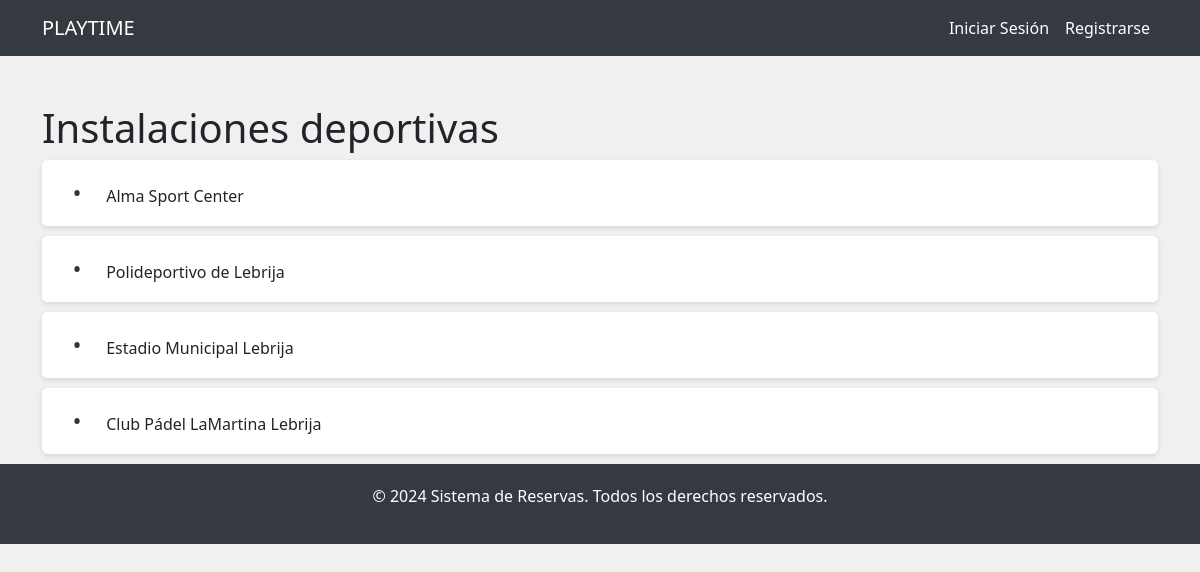
Page /disponible_instalaciones/ on the committed database.
### Aplicacion1/models.py (models this page shows, shortened)
class Instalacion(models.Model):
    nombre = models.CharField(max_length=100)
    direccion = models.CharField(max_length=255)
    telefono = models.CharField(max_length=15)
    horario_apertura = models.TimeField()
    horario_cierre = models.TimeField()
    descripcion = models.TextField(blank=True, null=True)  # La descripción puede ser nula

### Aplicacion1/views.py (the view)
# urls.py: path('disponible_instalaciones/', views.disponible_instalaciones, name='disponible_instalaciones'),
def disponible_instalaciones(request):
    instalaciones = Instalacion.objects.all()
    return render(request, 'disponible_instalaciones.html', {'instalaciones': instalaciones})

### Aplicacion1/templates/disponible_instalaciones.html (shortened to what this page needs)
<!DOCTYPE html>
<html lang="es">
<head>
   <link href="https://cdn.jsdelivr.net/npm/bootstrap@5.3.0-alpha1/dist/css/bootstrap.min.css" rel="stylesheet">
<body>
    <nav class="navbar navbar-expand-lg navbar-dark">
        <div class="container">
            <a class="navbar-brand" href="{% url 'index' %}">PLAYTIME</a>
            <div class="collapse navbar-collapse" id="navbarNav">
                <ul class="navbar-nav ms-auto">
                    {% if user.is_authenticated %}
                        <li class="nav-item dropdown">
                            <a class="nav-link dropdown-toggle d-flex align-items-center" href="#" id="userDropdown" role="button" data-bs-toggle="dropdown" aria-expanded="false">
                                <div class="avatar bg-primary text-white rounded-circle d-flex align-items-center justify-content-center me-2" style="width: 40px; height: 40px;">
                                    {{ user.first_name|default:user.username|first|upper }}
                                </div>
                                {{ user.first_name|default:user.username }}
                            </a>
                            <ul class="dropdown-menu dropdown-menu-end" aria-labelledby="userDropdown">
                                <li>
                                    <form action="{% url 'logout' %}" method="post" style="display:inline;">
                                        {% csrf_token %}
                                        <button type="submit" class="dropdown-item">Cerrar sesión</button>
                                    </form>
                                </li>
                            </ul>
                        </li>
                    {% else %}
                        <li class="nav-item">
                            <a class="nav-link" href="{% url 'login' %}">Iniciar Sesión</a>
                        </li>
                        <li class="nav-item">
                            <a class="nav-link" href="{% url 'register' %}">Registrarse</a>
                        </li>
                    {% endif %}
                </ul>
            </div>
        </div>
    </nav>
    <div class="container mt-5">
        <h1>Instalaciones deportivas</h1>
        <ul class="list-group">
            {% for instalacion in instalaciones %}
                <li class="list-group-item">
                    {{ instalacion.nombre }}
                </li>
            {% empty %}
                <li class="list-group-item">No hay instalaciones disponibles.</li>
            {% endfor %}
        </ul>
    </div>
   <footer class="footer">
       <p>&copy; 2024 Sistema de Reservas. Todos los derechos reservados.</p>
   </footer>
</body>
</html>

### Aplicacion1/templates/disponible_instalaciones.html (style rules this page uses)
body { background-color: #f0f0f0; }
.navbar { background-color: #343a40; }
.navbar-brand, .nav-link { color: white !important; }
.footer { background-color: #343a40; color: white; padding: 20px; text-align: center; }
.list-group-item { background-color: #ffffff; border: none; padding: 15px 20px; margin-bottom: 10px; border-radius: 5px; box-shadow: 0 2px 5px rgba(0, 0, 0, 0.1); }
.list-group-item:before { content: "•"; font-size: 24px; color: #333; display: inline-block; width: 30px; text-align: center; margin-right: 10px; }

### rows in the picture
Instalacion: nombre "Alma Sport Center"
Instalacion: nombre "Polideportivo de Lebrija"
Instalacion: nombre "Estadio Municipal Lebrija"
Instalacion: nombre "Club Pádel LaMartina Lebrija"
